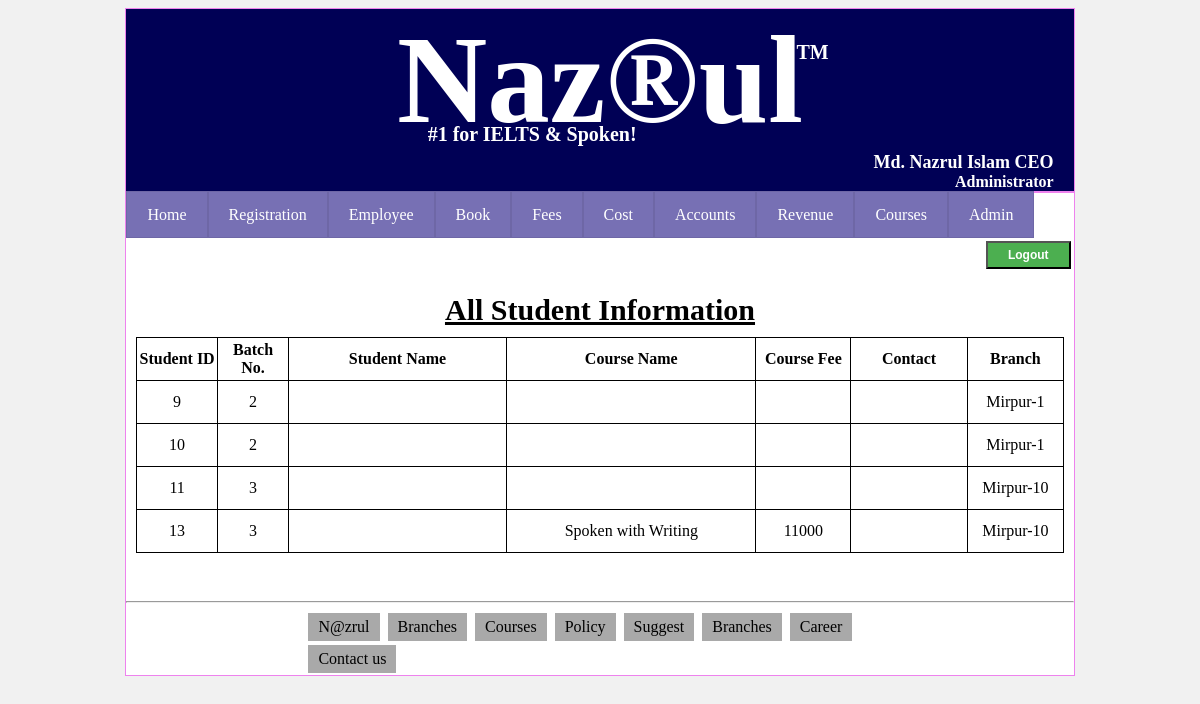
/studenByContactView.php (signed in), run on the app's committed database.
### tables this page shows
CREATE TABLE `studentinfo` (
  `stdId` int(11) NOT NULL,
  `stdName` varchar(50) DEFAULT NULL,
  `batchNo` varchar(20) DEFAULT NULL,
  `faName` varchar(50) DEFAULT NULL,
  `moName` varchar(50) DEFAULT NULL,
  `stdContact` varchar(20) DEFAULT NULL,
  `guaContact` varchar(15) DEFAULT NULL,
  `email` varchar(20) DEFAULT NULL,
  `dob` varchar(20) DEFAULT NULL,
  `presentAddress` varchar(150) DEFAULT NULL,
  `permanentAddress` varchar(150) DEFAULT NULL,
  `className` varchar(50) DEFAULT NULL,
  `classYear` varchar(20) DEFAULT NULL,
  `subjectName` varchar(30) DEFAULT NULL,
  `instituteName` varchar(50) DEFAULT NULL,
  `designation` varchar(50) DEFAULT NULL,
  `departmentName` varchar(50) DEFAULT NULL,
  `companyName` varchar(50) DEFAULT NULL,
  `companyAddress` varchar(50) DEFAULT NULL,
  `degree1` varchar(20) DEFAULT NULL,
  `year1` varchar(20) DEFAULT NULL,
  `instituteName1` varchar(50) DEFAULT NULL,
  `grade1` varchar(15) DEFAULT NULL,
  `degree2` varchar(20) DEFAULT NULL,
  `year2` varchar(20) DEFAULT NULL,
  `instituteName2` varchar(50) DEFAULT NULL,
  `grade2` varchar(15) DEFAULT NULL,
  `degree3` varchar(20) DEFAULT NULL,
  `year3` varchar(20) DEFAULT NULL,
  `instituteName3` varchar(50) DEFAULT NULL,
  `grade3` varchar(15) DEFAULT NULL,
  `degree4` varchar(20) DEFAULT NULL,
  `year4` varchar(20) DEFAULT NULL,
  `instituteName4` varchar(50) DEFAULT NULL,
  `grade4` varchar(15) DEFAULT NULL,
  `admissionDate` varchar(30) DEFAULT NULL,
  `courseName` varchar(50) DEFAULT NULL,
  `courseFee` varchar(50) DEFAULT NULL,
  `payment` varchar(50) DEFAULT NULL,
  `branch` varchar(50) DEFAULT NULL,
  `admin` varchar(50) DEFAULT NULL,
  `status` tinyint(1) NOT NULL DEFAULT '1'
);

### studenByContactView.php (the view, shortened to what this page needs)
<!DOCTYPE html>
<html>
    <head>
        <link href="css/index.css" rel="stylesheet">
        <link href="css/finalView.css" rel="stylesheet">
        <link href="font-awesome/css/font-awesome.min.css" rel="stylesheet" type="text/css">
        <link rel="stylesheet" href="font-awesome.css">
    </head>
    <body style="background-color: #f1f1f1">
 <?php include 'header.php'; ?>
        <div class="main_body">
            <div style="margin:auto; width: 98%; min-height: 300px;">
                <div style="font-size:30px; text-align: center;font-weight: bold; margin-bottom: 10px;">
                    <u>All Student Information</u></div>
                <table style="width:100%; text-align: center;">
                    <tr><th style="width:200px;">Student ID</th>
                        <th style="width:200px;">Batch No.</th>
                        <th style="width:1000px;">Student Name</th>
                        <th style="width:1200px;">Course Name</th>
                        <th style="width:300px;">Course Fee</th>
                        <th style="width:400px;">Contact</th>
                        <th style="width:300px;">Branch</th>
                    </tr>
                    <?php
						$contact = $_POST["contact"];
				try {
					$conn = new PDO("mysql:host=$servername;dbname=$dbname", $username, $password);
					$conn->setAttribute(PDO::ATTR_ERRMODE, PDO::ERRMODE_EXCEPTION);
					$stmt = $conn->query("select  *from studentinfo where stdContact = '$contact'");
					while ($row = $stmt->fetch())
					{
                    ?>
                    <tr>
                        <td style="width:200px;"><?php echo $row["stdId"]; ?></td>
                        <td style="width:200px;"><?php echo $row["batchNo"]; ?></td>
                        <td style="width:1000px;"><?php echo $row["stdName"]; ?></td>
                        <td style="width:1200px;"><?php echo $row["courseName"]; ?></td>
                        <td style="width:300px;"><?php echo $row["courseFee"]; ?></td>
                        <td style="width:400px;"><?php echo $row["stdContact"]; ?></td>
                        <td style="width:300px;"><?php echo $row["branch"]; ?></td>
                    </tr>
                    <?php
                        }
                    }
			catch(PDOException $e)
				{
				echo "Error: " . $e->getMessage();
				}
			?>
                </table>
            </div>
            <hr>
            <div class="footer">
                <div class="icon">
                    <a href="#">N@zrul</a>
                </div>
                <div class="icon">
                    <a href="#">Branches</a>
                </div>
                <div class="icon">
                    <a href="#">Courses</a>
                </div>
                <div class="icon">
                    <a href="#">Policy</a>
                </div>
                <div class="icon">
                    <a href="#">Suggest</a>
                </div>
                <div class="icon">
                    <a href="#">Branches</a>
                </div>
                <div class="icon">
                    <a href="#">Career</a>
                </div>
                <div class="icon">
                    <a href="#">Contact us</a>
                </div>
            </div>
        </div>
    </body>
</html>

### css/index.css (style rules this page uses)
.main_body { height: auto; width: 80%; background-color: window; margin: auto; border: 1px solid violet; }
.icon { padding-left: 10px; padding-right: 10px; padding-top: 5px; padding-bottom: 5px; background-color: darkgrey; margin: 2px; }
.footer { margin: auto; width: 62%; margin:auto; }
.footer div { display: inline-table; }

### studenByContactView.php (style rules this page uses)
table { border-collapse: collapse; }
table, td, th { border: 1px solid black; height: 40px; width: 1000px; vertical-align: center; }

### data on the page
studentinfo: stdId "9", batchNo "2", branch "Mirpur-1"
studentinfo: stdId "10", batchNo "2", branch "Mirpur-1"
studentinfo: stdId "11", batchNo "3", branch "Mirpur-10"
studentinfo: stdId "13", batchNo "3", courseName "Spoken with Writing", courseFee "11000", branch "Mirpur-10"

### other printed values
$sessionAdminFullName "Md. Nazrul Islam CEO"
$sessionAdminBranch "Administrator"
